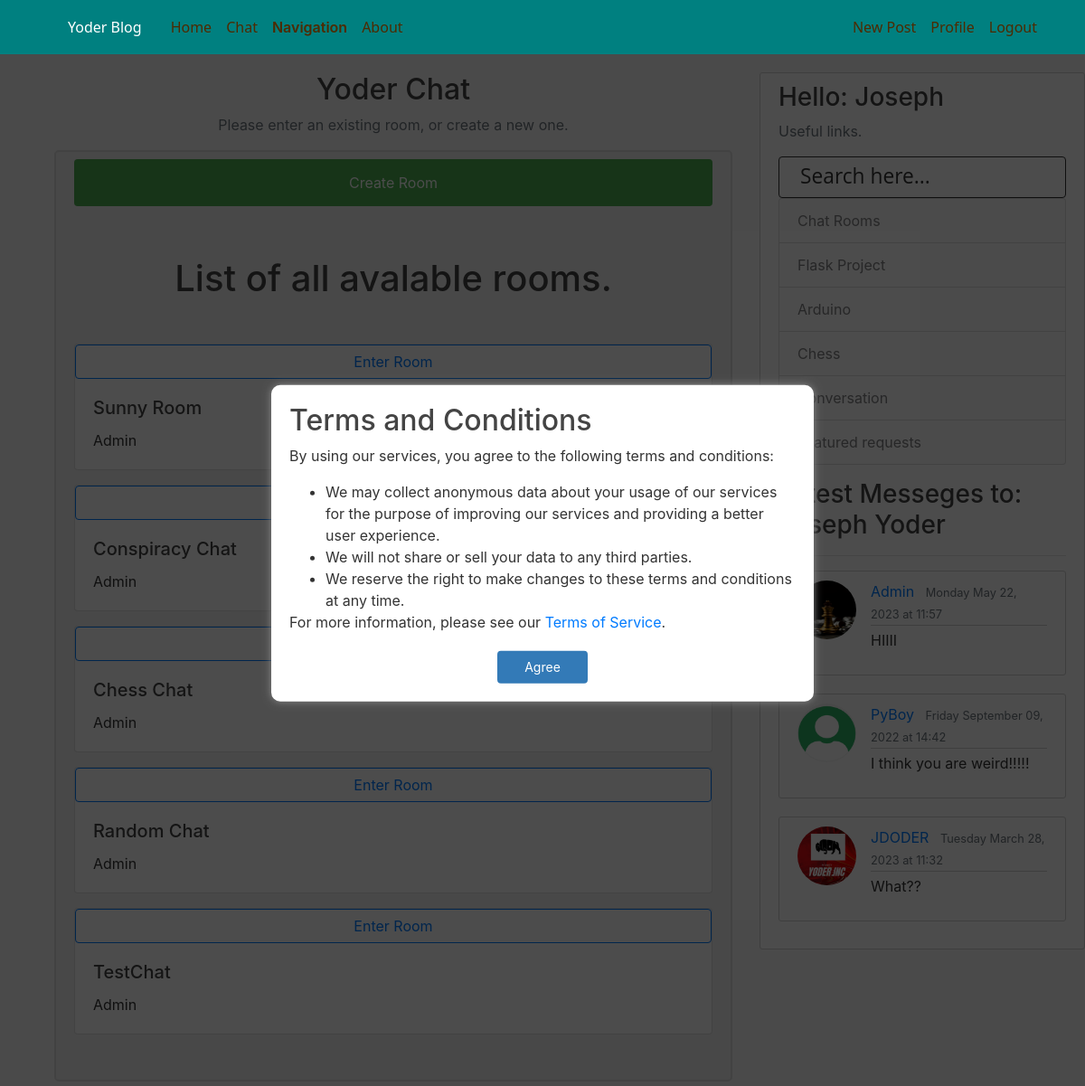
/chat/ (signed in), run on the app's committed database.
### chat/models.py (models this page shows, shortened)
class Room(models.Model):
    name = models.CharField(max_length=1000)
    user = models.ForeignKey(User, on_delete=models.CASCADE, null=True)
    allowed_users = models.ManyToManyField(User, related_name='allowed_users', blank=True)
    allow_all_users = models.BooleanField(default=True)

class Chat(models.Model):
    person_to = models.ForeignKey(User, on_delete=models.CASCADE, related_name='person_to')
    author = models.ForeignKey(User, on_delete=models.CASCADE, related_name='author')
    content = models.TextField(max_length=1000)
    date_posted = models.DateTimeField(default=timezone.now)

### users/models.py (models this page shows, shortened)
class Profile(models.Model):
    user = models.OneToOneField(User, on_delete=models.CASCADE)
    profile_pic = models.ImageField(default='default.png', upload_to='profile_pics')
    bio = models.TextField(default='This is my bio')
    likes = models.ManyToManyField(User, related_name='user_likes')
    theme = models.BooleanField(default=True)
    notifications = models.BooleanField(default=True)
    ip = models.GenericIPAddressField(null=True, blank=True)
    terms = models.BooleanField(default=False, null=False, blank=True)
    gps_coords = models.CharField(blank=True, null=True, max_length=2000)
    last_active = models.DateTimeField(null=True, blank=True)
    are_active =  models.BooleanField(default=False)
    layout = models.BooleanField(default=False)
    def save(self, *args, **kwargs):
        super().save()
        img = Image.open(self.profile_pic.path)
        if img.height > 200 or img.width > 200:
            output_size = (200, 200)
            img.thumbnail(output_size)
            img.save(self.profile_pic.path)

### chat/views.py (the view)
# urls.py: path('chat/', Home.as_view(), name='chat-home'),
class Home(NotificationMixin, ListView):
    model = Room
    def get_template_names(self):
        profile = Profile.objects.all().first()
        profile.layout = False
        if self.request.user.is_authenticated:
            profile = self.request.user.profile
        if profile.layout:
            print("True")
            return ['themetwo/chat/home.html']
        else:
            return ['chat/home.html']
    context_object_name = 'rooms'
    paginate_by = 7
    def get_queryset(self):
        query = []
        details = Room.objects.all()
        allowed = False
        for i in details:
            allowed_users = i.allowed_users.all()
            allowed = False
            if i.allow_all_users:
                allowed = True
            for x in allowed_users:
                if x.username == self.request.user.username:
                    allowed = True
                    break
            if i.user == self.request.user or self.request.user.is_staff:
                allowed = True
            if allowed:
                query.append(i)
        return query
    def get_context_data(self, *args, **kwargs):
        context = super().get_context_data(*args, **kwargs)
        if self.request.user.is_authenticated:
            cat_menu = Category.objects.all()
            chat_menu = User.objects.all()
            context["cat_menu"] = cat_menu
            context["chat_menu"] = chat_menu
            context["sidebar"]
        return context

### chat/utils.py (called while the page is built)
def get_latest_messages_from_each_user(user_queryset, page_user):
    latest_messages = []
    for user in user_queryset:
        latest_message = Chat.objects.filter(person_to=page_user, author=user).order_by("-date_posted").first()
        if latest_message:
          latest_messages.append(latest_message)
    return latest_messages

    def get_context_data(self, *args, **kwargs):
      if self.request.user.is_authenticated:
        cat_menu = Category.objects.all()
        chat_menu = User.objects.all()
        context = super().get_context_data(*args, **kwargs)
        users = User.objects.all()
        latest_messages = get_latest_messages_from_each_user(users, self.request.user)
        context["cat_menu"] = cat_menu
        if latest_messages: context['sidebar'] = latest_messages
        context["chat_menu"] = chat_menu
        return context
      else:
        return

### main/models.py (called while the page is built)
    def __str__(self):
        return self.name

### main/templates/chat/home.html (shortened to what this page needs)
{% extends 'blog/layout.html' %}
{% block content%}
{% load static %}
{% if user.is_authenticated %}
<body>
<div align="center">
    <h2>Yoder Chat</h2>
    <p class="text-muted">Please enter an existing room, or create a new one.</p>
</div>
<div class="mod-container">
    <a class="btn good-btn" href="room/create/">Create Room</a>
    <h1 class="text-center mt-5 mb-5">List of all avalable rooms.</h1>
  {% for room in rooms %}
  <div class="card mb-3{% if not user.profile.theme %} bg-dark text-white {% endif %}">
    <a href="{% url 'room' room.name %}" class="btn btn-outline-primary">Enter Room</a>
    <div class="card-body{% if not user.profile.theme %} bg-dark text-white {% endif %}">
        <h5 class="card-title">{{ room.name }}</h5>
        <p class="card-text">{{ room.user }}</p>
    </div>
</div>
  {% endfor %}
</div>
</body>
{% else %}
<h1>You have no right to be on this page get off. To access this please create or login to an account.</h1>
{% endif %}
{% endblock %}

### main/templates/blog/layout.html (shortened to what this page needs)
{% load static %}
<!DOCTYPE html>
<html>
<head>
		<link rel="stylesheet" href="https://unpkg.com/leaflet@1.7.1/dist/leaflet.css"/>
  <link href="{% static 'css/variables.css' %}" rel="stylesheet">
  <link href="{% static 'css/main2.css' %}" rel="stylesheet">
    <link rel="stylesheet" href="https://maxcdn.bootstrapcdn.com/bootstrap/4.0.0/css/bootstrap.min.css">
    <link rel="stylesheet" type="text/css" href="{% static 'main.css' %}">
    {% if user.is_authenticated %}
    {% if user.profile.theme %}
        <link rel="stylesheet" type="text/css" href="{% static 'light.css' %}">
    {% else %}
        <link rel="stylesheet" type="text/css" href="{% static 'dark.css' %}">
    {% endif %}
    {% else %}
        <link rel="stylesheet" type="text/css" href="{% static 'light.css' %}">
    {% endif %}
</head>
<body id="body">
  <header class="site-header">
    <nav class="navbar navbar-expand-md navbar-dark bg-steel fixed-top">
      <div class="container">
        <a class="navbar-brand mr-4" href="{% url 'blog-home' %}">Yoder Blog</a>
        <div class="collapse navbar-collapse" id="navbarToggle">
          <ul class="navbar-nav mr-auto">
            <li class="nav-item">
              <a class="nav-link" href="{% url 'blog-home' %}">Home</a>
            </li>
            <li class="nav-item">
              <a class="nav-link" href="{% url 'chat-home' %}">Chat</a>
            </li>
            <li class="dropdown"><span class="nav-link" style="font-weight: 600;">Navigation</span>
          </li>
            <li class="nav-item">
              <a class="nav-link" href="{% url 'blog-about' %}">About</a>
            </li>
          </ul>
          <ul class="navbar-nav ml-auto">
              {% if user.is_authenticated %}
              <a class="nav-item nav-link" href="{% url 'post-create' %}">New Post</a>
              <a class="nav-item nav-link" href="{% url 'profile' %}">Profile</a>
              <a class="nav-item nav-link" href="{% url 'logout' %}">Logout</a>
              {% else %}
              <a class="nav-item nav-link" href="{% url 'login' %}">Login</a>
              <a class="nav-item nav-link" href="{% url 'register' %}">Register</a>
              {% endif %}
            </div>
          </div>
      </nav>
    </header>
    <main role="main" class="container-flex" style="margin-left:60px; overflow:hidden;">
      <div class="row">
        <div class="col-md-8">
					<div id="overlay">
							<div id="popup" class="popup">
									<h2>Terms and Conditions</h2>
									<p>By using our services, you agree to the following terms and conditions:</p>
									<ul>
											<li>We may collect anonymous data about your usage of our services for the purpose of improving our services and providing a better user experience.</li>
											<li>We will not share or sell your data to any third parties.</li>
											<li>We reserve the right to make changes to these terms and conditions at any time.</li>
									</ul>
									<p>For more information, please see our <a href="/terms" target="_blank">Terms of Service</a>.</p>
									<button id="close-btn" onclick="closePopup()">Agree</button>
							</div>
					</div>
          {% block content %}{% endblock %}
        </div>
        <div class="col-md-4" style="margin: 0;">
          <div class="content-section">
            {% if user.is_authenticated %}
            {% if user.is_authenticated %}
            {% if user.first_name %}
            <h3>Hello: {{ user.first_name }}</h3>
            {% else %}
            <h3>Hello: {{ user.username }}</h3>
            {% endif %}
            {% else %}
            <h3>Info</h3>
            {% endif %}
            <p class='text-muted'>Useful links.
              <form action="{% url 'search_results' %}" method="get">
          <input type="search" value="Search here..." onblur="if(this.value == '') { this.value = 'Search here...'; }" onfocus="if (this.value == 'Search here...') { this.value = ''; }" class="text-search" name="q" style="margin-top: 5px;">
       </form>
              <ul class="list-group">
                <a href="{% url 'room_list' %}" class="{% if user.profile.theme %}list-group-item-light{% else %}list-group-item-dark{% endif %} list-group-item dlistgroup" >Chat Rooms</a>
                <a href="https://www.flaskproject.tk" class="{% if user.profile.theme %}list-group-item-light{% else %}list-group-item-dark{% endif %} list-group-item dlistgroup"  target="blank">Flask Project</a>
                <a href="/category/Arduino/" class="{% if user.profile.theme %}list-group-item-light{% else %}list-group-item-dark{% endif %} list-group-item dlistgroup" >Arduino</a>
                <a href="/category/Chess/" class="{% if user.profile.theme %}list-group-item-light{% else %}list-group-item-dark{% endif %} list-group-item" >Chess</a>
                <a href="/category/Conversation/" class="{% if user.profile.theme %}list-group-item-light{% else %}list-group-item-dark{% endif %} list-group-item" >Conversation</a>
                <a href="/category/Feature-Requests/" class="{% if user.profile.theme %}list-group-item-light{% else %}list-group-item-dark{% endif %} list-group-item" >Featured requests</a>
              </ul>
            </p>
            {% if sidebar %}
            {% if user.is_authenticated %}
            {% if user.get_full_name %}
            <h3>Latest Messeges to: {{ user.get_full_name }}</h3>
            {% else %}
            <h3>Latest Messeges to {{ user.username }}</h3>
            {% endif %}
            <hr>
            {% for post in sidebar %}
            <article class="media content-section">
              <img src="{{ post.author.profile.profile_pic.url }}" alt="" class="rounded-circle article-img">
              <div class="media-body">
                <div class="article-metadata">
                  {% if post.author.username %}
                  <a class="mr-2" href="{% url 'user-posts' post.author.username %}">{{ post.author }}</a>
                  <small class="text-muted"><a href="{% url 'chat' post.author.pk %}" class="text-muted">{{ post.date_posted|date:"l F d, Y \a\t H:i" }}</a></small>{% endif %}
                </div>
                <p class="article-content" style="word-wrap: break-word;">{{ post.content|safe }}</p>
              </div>
            </article>
            {% endfor %}
            {% endif %}
            {% endif %}
          {% endif %}
        </div>
        </div>
      </div>
    </main>
</body>
</html>

### static/css/variables.css (style rules this page uses)
:root { --font-default: 'EB Garamond', system-ui, -apple-system, "Segoe UI", Roboto, "Helvetica Neue", Arial, "Noto Sans", "Liberation Sans", sans-serif, "Apple Color Emoji", "Segoe UI Emoji", "Segoe UI Symbol", "Noto Color Emoji"; --font-primary: 'EB Garamond', serif; --font-secondary: 'Inter', sans-serif; --color-default: #212529; --color-default-rgb: 33, 37, 41; --color-links: #0080ff; --color-links-hover: #002050; --color-primary: #212529; --color-primary-light: #26282c; --color-primary-dark: #0b0c0e; --color-primary-rgb: 33, 37, 41; --color-primary-light-rgb: 38, 40, 44; --color-primary-dark-rgb: 11, 12, 14; --color-secondary: #596d80; --color-secondary-light: #8498aa; --color-secondary-dark: #404f5c; --color-secondary-rgb: 89, 109, 128; --color-secondary-light-rgb: 132, 152, 170; --color-secondary-dark-rgb: 64, 79, 92; --color-blue: #0d6efd; --color-blue-rgb: 13, 110, 253; --color-indigo: #6610f2; --color-indigo-rgb: 102, 16, 242; --color-purple: #6f42c1; --color-purple-rgb: 111, 66, 193; --color-pink: #f3268c; --color-pink-rgb: 243, 38, 140; --color-red: #df1529; --color-red-rgb: 223, 21, 4; --color-orange: #fd7e14; --color-orange-rgb: 253, 126, 20; --color-yellow: #ffc107; --color-yellow-rgb: 255, 193, 7; --color-green: #059652; --color-green-rgb: 5, 150, 82; --color-teal: #20c997; --color-teal-rgb: 32, 201, 151; --color-cyan: #0dcaf0; --color-cyan-rgb: 13, 202, 240; --color-white: #ffffff; --color-white-rgb: 255, 255, 255; --color-gray: #6c757d; --color-gray-rgb: 108, 117, 125; --color-black: #000000; --color-black-rgb: 0, 0, 0; }
:root { --bs-blue: var(--color-blue); --bs-indigo: var(--color-indigo); --bs-purple: var(--color-purple); --bs-pink: var(--color-pink); --bs-red: var(--color-red); --bs-orange: var(--color-orange); --bs-yellow: var(--color-yellow); --bs-green: var(--color-green); --bs-teal: var(--color-teal); --bs-cyan: var(--color-cyan); --bs-white: var(--color-white); --bs-gray: var(--color-gray); --bs-gray-dark: #343a40; --bs-gray-100: #f8f9fa; --bs-gray-200: #e9ecef; --bs-gray-300: #dee2e6; --bs-gray-400: #ced4da; --bs-gray-500: #adb5bd; --bs-gray-600: #6c757d; --bs-gray-700: #495057; --bs-gray-800: #343a40; --bs-gray-900: #212529; --bs-primary: var(--color-blue); --bs-secondary: var(--color-blue); --bs-success: #198754; --bs-info: #0dcaf0; --bs-warning: #ffc107; --bs-danger: #dc3545; --bs-light: #f8f9fa; --bs-dark: #212529; --bs-primary-rgb: var(--color-primary-rgb); --bs-secondary-rgb: var(--color-secondary-rgb); --bs-success-rgb: 25, 135, 84; --bs-info-rgb: 13, 202, 240; --bs-warning-rgb: 255, 193, 7; --bs-danger-rgb: 220, 53, 69; --bs-light-rgb: 248, 249, 250; --bs-dark-rgb: 33, 37, 41; --bs-white-rgb: var(--color-white-rgb); --bs-black-rgb: var(--color-black-rgb); --bs-body-color-rgb: var(--color-default-rgb); --bs-body-bg-rgb: 255, 255, 255; --bs-font-sans-serif: var(--font-default); --bs-font-monospace: SFMono-Regular, Menlo, Monaco, Consolas, "Liberation Mono", "Courier New", monospace; --bs-gradient: linear-gradient(180deg, rgba(255, 255, 255, 0.15), rgba(255, 255, 255, 0)); --bs-body-font-family: var(--font-default); --bs-body-font-size: 1rem; --bs-body-font-weight: 400; --bs-body-line-height: 1.5; --bs-body-color: var(--color-default); --bs-body-bg: #fff; }

### static/css/main2.css (style rules this page uses)
@media (min-width: 880px) { .navbar { padding: 0; } }
@media (min-width: 880px) { .navbar ul { margin: 0; padding: 0; display: flex; list-style: none; align-items: center; } }
@media (min-width: 880px) { .navbar li { position: relative; } }
@media (min-width: 880px) { .navbar a, .navbar a:focus { display: flex; align-items: center; justify-content: space-between; padding: 10px 0 10px 30px; font-family: var(--font-default); font-size: 16px; font-weight: 500; color: rgba(var(--color-default-rgb), 1); white-space: nowrap; transition: 0.3s; } }

### static/light.css (style rules this page uses)
body { background: #fafafa; color: #333333; margin-top: 5rem; }
h1, h2, h3, h4, h5, h6 { color: #444444; }
.bg-steel { background-color: #008080; }
.site-header .navbar-nav .nav-link { color: #4d2a00; }
.content-section { margin: 0; background: #ffffff; padding: 10px 20px; border: 1px solid #d1d1d1; border-radius: 3px; margin-bottom: 20px; word-wrap: break-word; overflow: hidden; }
.article-metadata { padding-bottom: 1px; margin-bottom: 4px; border-bottom: 1px solid #d1d1d1; }
input[type="search"] { border: 1px solid #333333; color: #333333; background-color: #ffffff; }

### data on the page
Room: name "Sunny Room", user "Admin"
Room: name "Conspiracy Chat", user "Admin"
Room: name "Chess Chat", user "Admin"
Room: name "Random Chat", user "Admin"
Room: name "TestChat", user "Admin"
Chat: author.profile.profile_pic (picture), author "Admin", date_posted "Monday May 22, 2023 at 11:57", content "HIIII"
Chat: author.profile.profile_pic (placeholder picture), author "PyBoy", date_posted "Friday September 09, 2022 at 14:42", content "I think you are weird!!!!!"
Chat: author.profile.profile_pic (picture), author "JDODER", date_posted "Tuesday March 28, 2023 at 11:32", content "What??"

### other printed values
{{ user.first_name }} "Joseph"
{{ user.get_full_name }} "Joseph Yoder"
